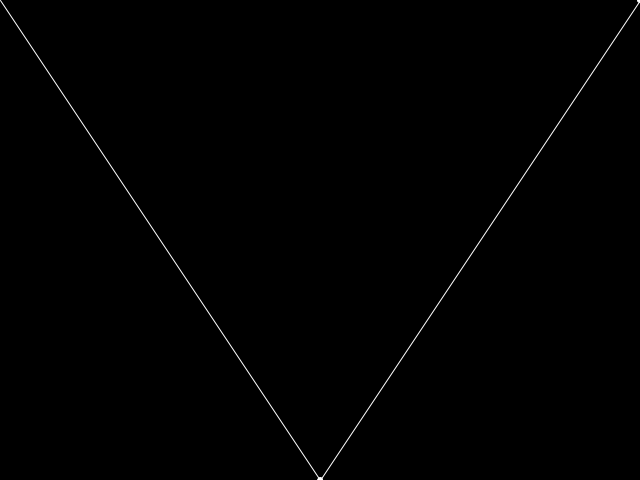
Frame 1 (no input)
Frame 60 (the mouse pressed at the canvas centre just before this capture): identical to frame 1, image omitted
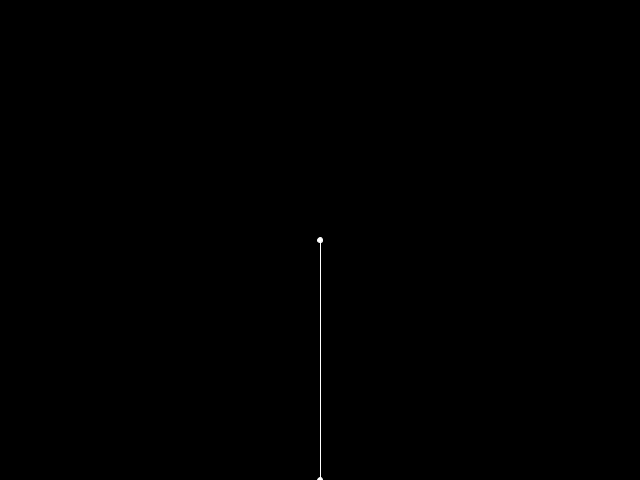
Frame 120 (the mouse held since frame 60 and released just before this capture)

The Processing sketch that drew these frames (run headless with seeded random() and noise(); from frame 60 on, the mouse is pressed at the canvas centre):

// Processing sketch: sketch_11_vector_reflection
// ── sketch_11_vector_reflection.pde
PVector v1, v2, n;

void setup() {
   size(640, 480);
   v1 = new PVector();
   v2 = new PVector();
   n = new PVector(0, 1);
}

void draw() {
   background(0);
   stroke(255);
   v1 = new PVector(320-mouseX, 480-mouseY);
   v2 = PVector.add(v1, PVector.mult(n, -2*PVector.dot(n, v1)));
   // draw:
   drawVector(320-v1.x, 480-v1.y, v1);
   drawVector(320, 480, v2);
}

void drawVector(float x, float y, PVector v) {
   line(x, y, v.x+x, v.y+y);
   ellipse(v.x+x, v.y+y, 5, 5);
}
